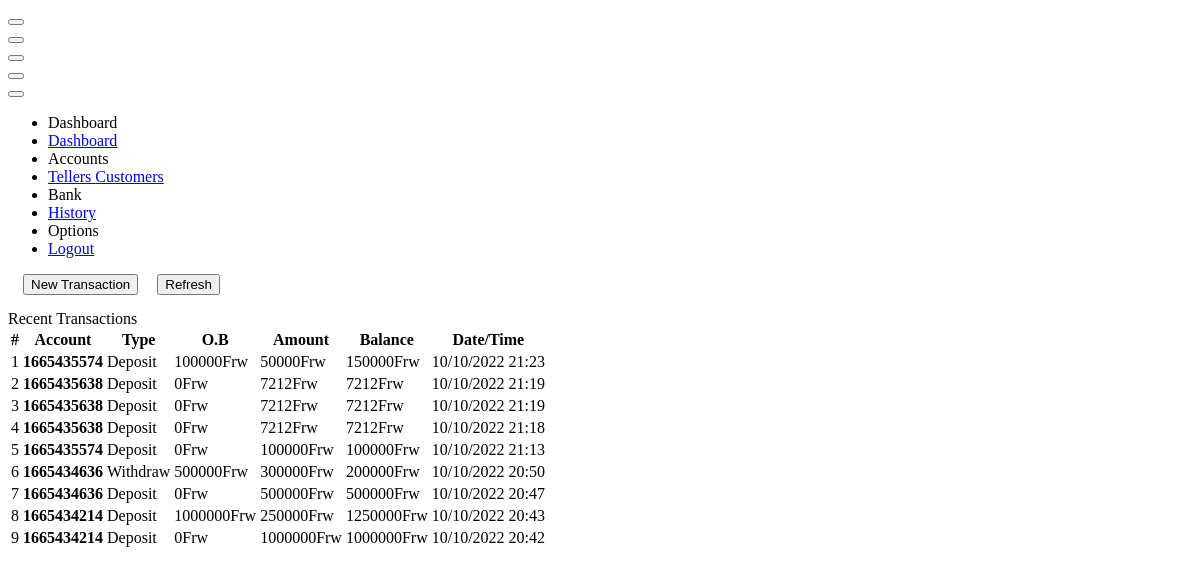
/panel/transaction.php (signed in), run on the app's committed database.
### tables this page shows
CREATE TABLE `transactions` (
  `id` int(11) NOT NULL,
  `type` varchar(100) NOT NULL,
  `account` varchar(100) NOT NULL,
  `ob` varchar(100) NOT NULL,
  `amount` varchar(100) NOT NULL,
  `balance` varchar(100) NOT NULL,
  `trdate` varchar(100) NOT NULL,
  `trdatealt` varchar(100) NOT NULL,
  `deleted` int(1) NOT NULL DEFAULT 0
);

### panel/transaction.php (the view, shortened to what this page needs)
<!DOCTYPE html>
<html lang="en" >
<head>
  <link rel="stylesheet" href="./style.css">
</head>
<body>
<!doctype html>
<html lang="en">
<head>
<link href="https://demo.dashboardpack.com/architectui-html-free/main.css" rel="stylesheet"></head>
<body>
    <div class="app-container app-theme-white body-tabs-shadow fixed-sidebar fixed-header">
        <div class="app-header header-shadow">
            <div class="app-header__logo">
                <div class="header__pane ml-auto">
                    <div>
                        <button type="button" class="hamburger close-sidebar-btn hamburger--elastic" data-class="closed-sidebar">
                        </button>
                    </div>
                </div>
            </div>
            <div class="app-header__mobile-menu">
                <div>
                    <button type="button" class="hamburger hamburger--elastic mobile-toggle-nav">
                    </button>
                </div>
            </div>
        </div>
        <div class="app-main">
                <div class="app-sidebar sidebar-shadow">
                    <div class="app-header__logo">
                        <div class="header__pane ml-auto">
                            <div>
                                <button type="button" class="hamburger close-sidebar-btn hamburger--elastic" data-class="closed-sidebar">
                                </button>
                            </div>
                        </div>
                    </div>
                    <div class="app-header__mobile-menu">
                        <div>
                            <button type="button" class="hamburger hamburger--elastic mobile-toggle-nav">
                            </button>
                        </div>
                    </div>
                    <div class="app-header__menu">
                        <span>
                            <button type="button" class="btn-icon btn-icon-only btn btn-primary btn-sm mobile-toggle-header-nav">
                            </button>
                        </span>
                    </div>
                    <div class="scrollbar-sidebar">
                        <div class="app-sidebar__inner">
                            <ul class="vertical-nav-menu">
                                <li class="app-sidebar__heading">Dashboard</li>
                                <li>
                                    <a href="index">
                                        Dashboard
                                    </a>
                                </li>
                                <li class="app-sidebar__heading">Accounts</li>
                                <li>
                                    <?php if(isset($_SESSION['gb_staff_admin'])){
                                        echo"<a href='usersList'>
                                            <i class='metismenu-icon pe-7s-user'></i>
                                            Tellers
                                        </a>";
                                    } ?>
                                    <a href="membersList">
                                        Customers
                                    </a>
                                </li>
                                <li class="app-sidebar__heading">Bank</li>
                                <li>
                                    <a href="bank">
                                        History
                                    </a>
                                </li>
                                <li class="app-sidebar__heading">Options</li>
                                <li>
                                    <a href="logout">
                                        Logout
                                    </a>
                                </li>
                            </ul>
                        </div>
                    </div>
                </div>
                <div class="app-main__outer">
                    <div class="app-main__inner">
                        <div class="row">
                            <a href="addNewTransaction"><button type="button" id="PopoverCustomT-1" class="btn btn-primary btn-sm" style="margin-left: 15px; margin-bottom: 15px;">New Transaction</button></a>
                            <a href="transaction"><button type="button" class="btn btn-warning btn-sm" style="margin-left: 15px; margin-bottom: 15px">Refresh</button></a>
                            <div class="col-md-12">
                                <div class="main-card mb-3 card">
                                    <div class="card-header">Recent Transactions
                                    </div>
                                    <div class="table-responsive">
                                        <table class="align-middle mb-0 table table-borderless table-striped table-hover">
                                            <thead>
                                            <tr>
                                                <th>#</th>
                                                <th>Account</th>
                                                <th>Type</th>
                                                <th>O.B</th>
                                                <th>Amount</th>
                                                <th>Balance</th>
                                                <th>Date/Time</th>
                                            </tr>
                                            </thead>
                                            <tbody>
                                            <?php
                                                if (isset($_GET['keyCode'])) {
                                                    $keyCode = $_GET['keyCode'];
                                                    $sql_u = mysqli_query($connect, "SELECT * FROM users WHERE deleted = 0 AND (fullname LIKE '%$keyCode%' OR phone LIKE '%$keyCode%' OR email LIKE '%$keyCode%') ORDER BY fullname ASC");
                                                }else{
                                                    $sql_u = mysqli_query($connect, "SELECT * FROM transactions ORDER BY id DESC");
                                                }
                                                $rowCount = 0;
                                                while($d_u = mysqli_fetch_array($sql_u)){
                                                    $rowCount ++;
                                                    if($d_u['type'] == 'in'){
                                                        $type = 'Deposit';
                                                    }elseif($d_u['type'] == 'out'){
                                                       $type = 'Withdraw';
                                                    }
                                                    echo"<tr>
                                                        <td>".$rowCount."</td>
                                                        <td><b>".$d_u['account']."</b></td>
                                                        <td>".$type."</td>
                                                        <td>".$d_u['ob']."Frw</td>
                                                        <td>".$d_u['amount']."Frw</td>
                                                        <td>".$d_u['balance']."Frw</td>
                                                        <td>".date('d/m/Y H:i', $d_u['trdate'])."</td>
                                                    </tr>";
                                                }
                                            ?>
                                            </tbody>
                                        </table>
                                    </div>
                                </div>
                            </div>
                        </div>
                    </div>
                </div>
        </div>
    </div>
<script type="text/javascript" src="https://demo.dashboardpack.com/architectui-html-free/assets/scripts/main.js"></script></body>
</html>
</body>
</html>

### data on the page
transactions: account "1665435574", type "Deposit", ob "100000", amount "50000", balance "150000", trdate "10/10/2022 21:23"
transactions: account "1665435638", type "Deposit", ob "0", amount "7212", balance "7212", trdate "10/10/2022 21:19"
transactions: account "1665435638", type "Deposit", ob "0", amount "7212", balance "7212", trdate "10/10/2022 21:19"
transactions: account "1665435638", type "Deposit", ob "0", amount "7212", balance "7212", trdate "10/10/2022 21:18"
transactions: account "1665435574", type "Deposit", ob "0", amount "100000", balance "100000", trdate "10/10/2022 21:13"
transactions: account "1665434636", type "Withdraw", ob "500000", amount "300000", balance "200000", trdate "10/10/2022 20:50"
transactions: account "1665434636", type "Deposit", ob "0", amount "500000", balance "500000", trdate "10/10/2022 20:47"
transactions: account "1665434214", type "Deposit", ob "1000000", amount "250000", balance "1250000", trdate "10/10/2022 20:43"
transactions: account "1665434214", type "Deposit", ob "0", amount "1000000", balance "1000000", trdate "10/10/2022 20:42"
